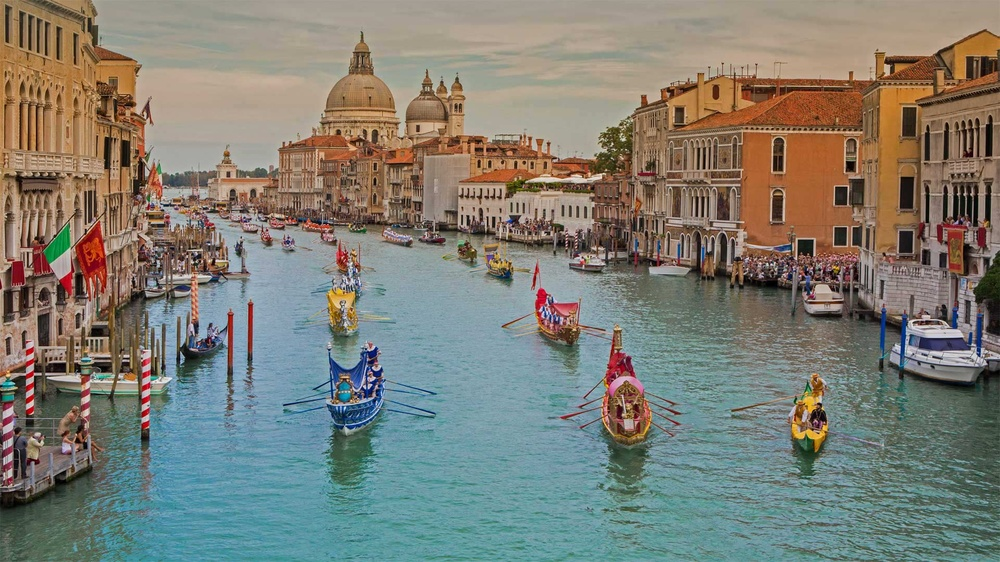
#> input picture Filters/nature.jpg, 1000 x 562 px, shrunk from 1920 x 1080 before the run, found by its file name
$ python erison_dilation.py
#> lines starting #> are read from the running program, lines starting #| are printed output that depends on the picture
# Python program to demonstrate erosion and
# dilation of images.
import cv2
import numpy as np

# Reading the input image
img = cv2.imread('nature.jpg', 0)
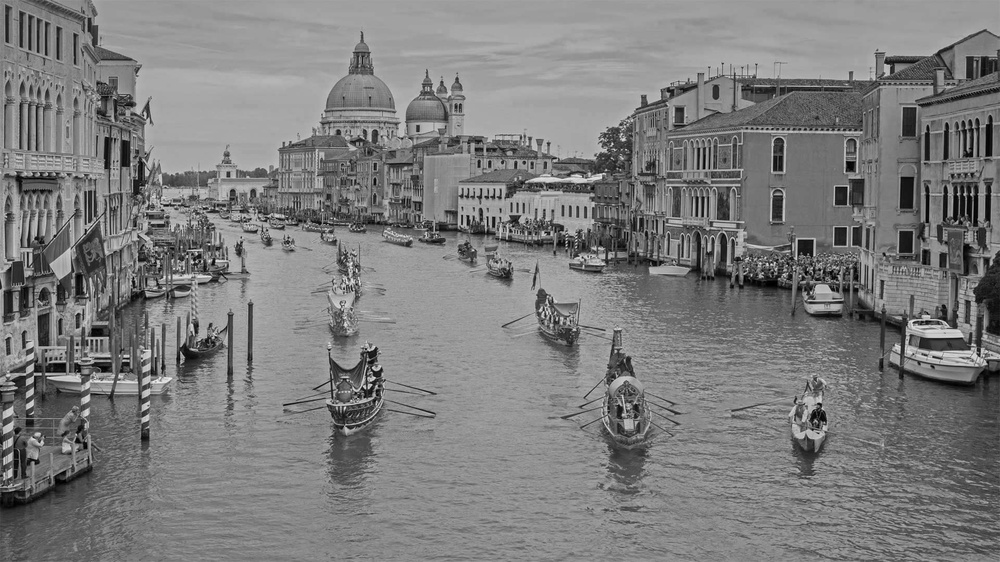
#> img: shape (562, 1000); min 0, max 246, mean 124.9

# Taking a matrix of size 5 as the kernel
kernel = np.ones((5,5), np.uint8)

# The first parameter is the original image,
# kernel is the matrix with which image is
# convolved and third parameter is the number
# of iterations, which will determine how much
# you want to erode/dilate a given image.
img_erosion = cv2.erode(img, kernel, iterations=1)
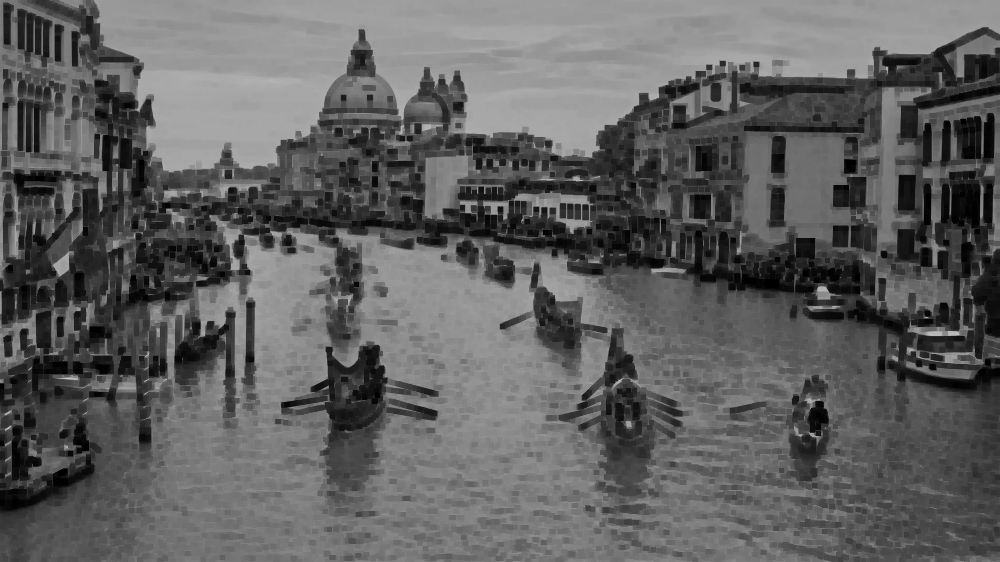
#> img_erosion: shape (562, 1000); min 0, max 193, mean 96.1
img_dilation = cv2.dilate(img, kernel, iterations=1)
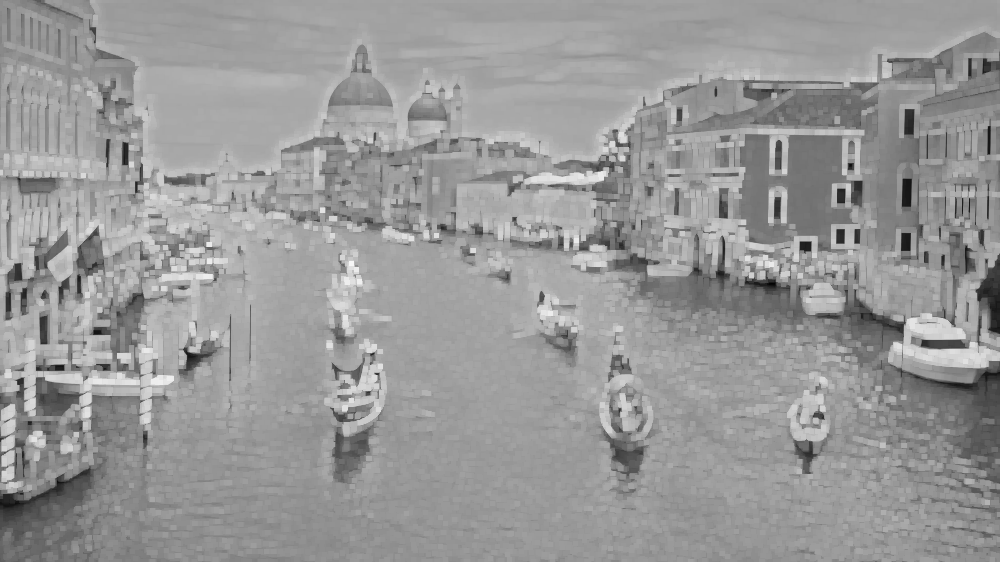
#> img_dilation: shape (562, 1000); min 3, max 246, mean 152.4

cv2.imshow('Input', img)
cv2.imshow('Erosion', img_erosion)
cv2.imshow('Dilation', img_dilation)

cv2.waitKey(0)

$ run again, with Filters/man.jpg copied over Filters/nature.jpg
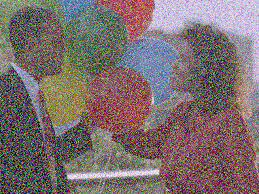
#> input picture Filters/man.jpg, 259 x 194 px, found by its file name
#> `img_erosion = cv2.erode(img, kernel, iterations=1)`:
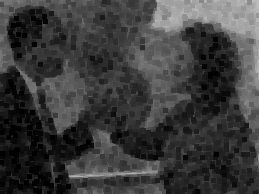
#> img_erosion: shape (194, 259); min 0, max 196, mean 59.9
#> `img_dilation = cv2.dilate(img, kernel, iterations=1)`:
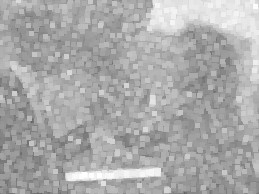
#> img_dilation: shape (194, 259); min 95, max 255, mean 170.1
